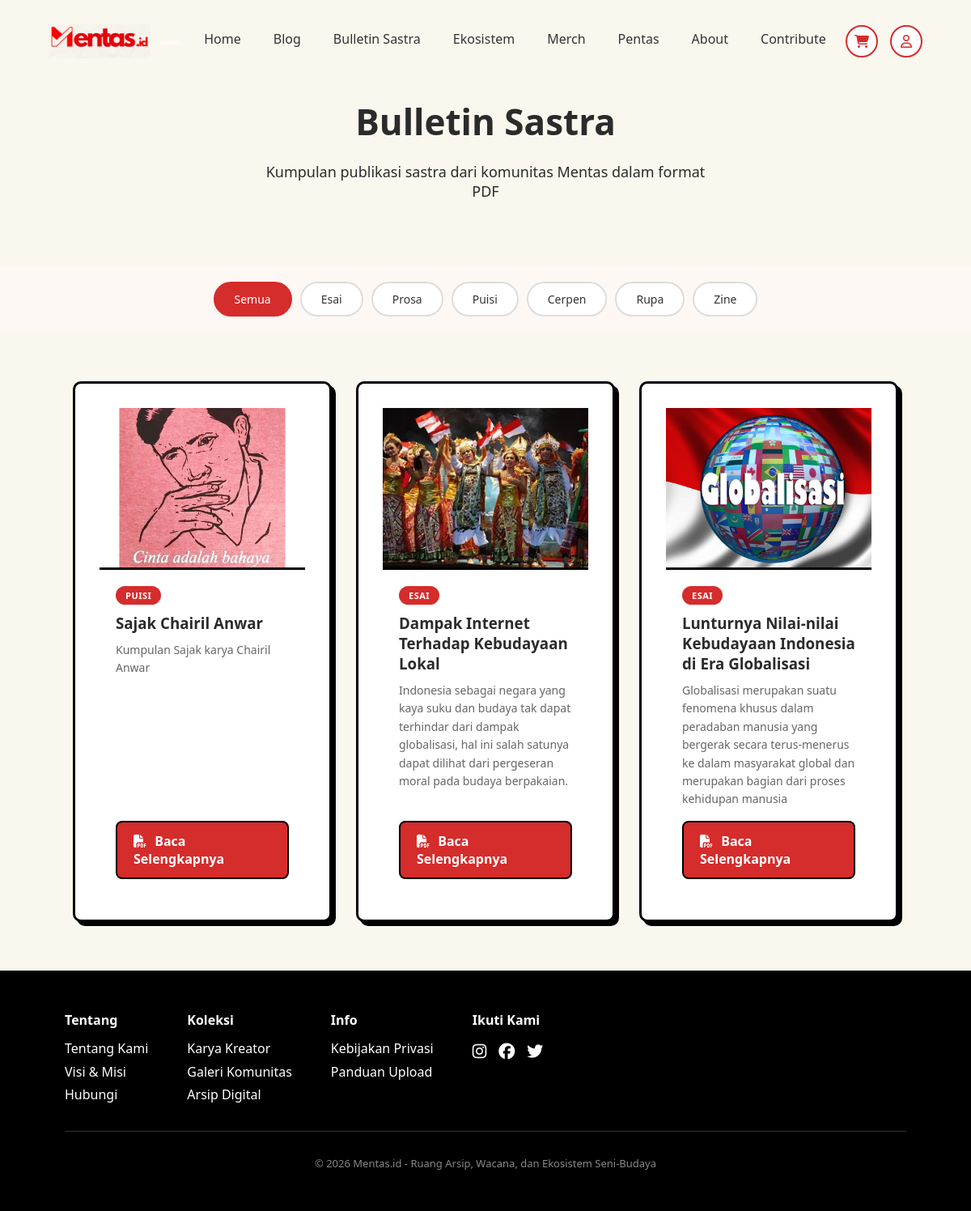
/zine, run on the app's committed database.
### tables this page shows
CREATE TABLE `zines` (
  `id` int NOT NULL,
  `title` varchar(255) NOT NULL,
  `slug` varchar(255) NOT NULL,
  `content` longtext,
  `cover_image` varchar(255) DEFAULT NULL,
  `category` enum('esai','prosa','puisi','cerpen','rupa','zine') NOT NULL DEFAULT 'esai',
  `pdf_file` varchar(255) DEFAULT NULL,
  `excerpt` text,
  `is_active` tinyint(1) DEFAULT '1',
  `created_at` timestamp NULL DEFAULT CURRENT_TIMESTAMP,
  `updated_at` timestamp NULL DEFAULT CURRENT_TIMESTAMP ON UPDATE CURRENT_TIMESTAMP
);

### app/controllers/ZineController.php (called while the page is built, shortened)
<?php
class ZineController extends Controller
{
    private $zineModel;
    public function __construct()
    {
        $this->zineModel = new Zine();
    }
    public function index()
    {
        $category = $_GET['category'] ?? null;
        $categories = Zine::getCategories();
        if ($category && isset($categories[$category])) {
            $zines = $this->zineModel->getByCategory($category);
        } else {
            $zines = $this->zineModel->all();
            $category = null;
        }
        return $this->view('zine/index', [
            'zines' => $zines,
            'categories' => $categories,
            'activeCategory' => $category
        ]);
    }
}

### app/core/Router.php (called while the page is built, shortened)
<?php
class Router
{
    public function dispatch()
    {
        $method = 'index';
        $params = [];
        $controller = new $controllerName;
        call_user_func_array([$controller, $method], $params);
    }
}

### public/index.php (called while the page is built, shortened)
<?php
require_once '../app/config/database.php';
require_once '../app/core/Database.php';
require_once '../app/core/Router.php';
require_once '../app/models/Zine.php';
$router = new Router();
$router->dispatch();

### app/models/Zine.php (called while the page is built, shortened)
<?php
class Zine
{
    private $db;
    public function __construct()
    {
        $this->db = Database::getInstance();
    }
    public static function getCategories()
    {
        return self::CATEGORIES;
    }
    public static function getCategoryLabel($category)
    {
        return self::CATEGORIES[$category] ?? ucfirst($category);
    }
    public function all($activeOnly = true)
    {
        if ($activeOnly) {
            return $this->db->query(
                "SELECT * FROM zines WHERE is_active = 1 ORDER BY created_at DESC"
            );
        }
        return $this->db->query(
            "SELECT * FROM zines ORDER BY created_at DESC"
        );
    }
}

### app/core/Database.php (called while the page is built, shortened)
<?php
class Database
{
    private static $instance = null;
    private $pdo;
    private function __construct()
    {
        try {
            $dsn = "mysql:host=" . DB_HOST . ";dbname=" . DB_NAME . ";charset=" . DB_CHARSET;
            $options = [
                PDO::ATTR_ERRMODE => PDO::ERRMODE_EXCEPTION,
                PDO::ATTR_DEFAULT_FETCH_MODE => PDO::FETCH_ASSOC,
                PDO::ATTR_EMULATE_PREPARES => false,
            ];
            $this->pdo = new PDO($dsn, DB_USER, DB_PASS, $options);
        } catch (PDOException $e) {
            die("Database connection failed: " . $e->getMessage());
        }
    }
    public static function getInstance()
    {
        if (self::$instance === null) {
            self::$instance = new self();
        }
        return self::$instance;
    }
    public function query($sql, $params = [])
    {
        $stmt = $this->pdo->prepare($sql);
        $stmt->execute($params);
        return $stmt->fetchAll();
    }
}

### app/views/zine/index.php (the view, shortened to what this page needs)
<section class="hero zine-hero">
    <div class="hero-content">
        <h1>Bulletin Sastra</h1>
        <p>Kumpulan publikasi sastra dari komunitas Mentas dalam format PDF</p>
    </div>
</section>
<section class="zine-category-tabs">
    <div class="category-tabs-container">
        <a href="<?= BASE_URL ?>/zine" class="category-tab <?= $activeCategory === null ? 'active' : '' ?>">
            Semua
        </a>
        <?php foreach ($categories as $key => $label): ?>
            <a href="<?= BASE_URL ?>/zine?category=<?= $key ?>" class="category-tab <?= $activeCategory === $key ? 'active' : '' ?>">
                <?= $label ?>
            </a>
        <?php endforeach; ?>
    </div>
</section>
<section class="program-section zine-section">
    <?php if (empty($zines)): ?>
        <p class="zine-empty">
            <?php if ($activeCategory): ?>
                Belum ada bulletin untuk kategori <?= Zine::getCategoryLabel($activeCategory) ?>.
            <?php else: ?>
                Belum ada bulletin sastra.
            <?php endif; ?>
        </p>
    <?php else: ?>
        <?php foreach ($zines as $zine): ?>
            <div class="program-card zine-card">
                <?php if (!empty($zine['cover_image'])): ?>
                    <div class="zine-card-cover">
                        <img src="<?= BASE_URL ?>/<?= $zine['cover_image'] ?>" alt="<?= htmlspecialchars($zine['title']) ?>">
                    </div>
                <?php endif; ?>
                <div class="zine-card-content">
                    <span class="zine-card-category"><?= Zine::getCategoryLabel($zine['category'] ?? 'esai') ?></span>
                    <h3><?= htmlspecialchars($zine['title']) ?></h3>
                    <p class="zine-card-excerpt">
                        <?= htmlspecialchars($zine['excerpt'] ?? substr($zine['content'] ?? '', 0, 100)) ?>
                    </p>
                    <?php if (!empty($zine['pdf_file'])): ?>
                        <a
                            href="<?= BASE_URL ?>/<?= $zine['pdf_file'] ?>"
                            target="_blank"
                            class="btn-outline"
                        >
                            <i class="fa-solid fa-file-pdf"></i> Baca Selengkapnya
                        </a>
                    <?php endif; ?>
                </div>
            </div>
        <?php endforeach; ?>
    <?php endif; ?>
</section>

### public/assets/css/mentas.css (style rules this page uses)
* { margin: 0; padding: 0; box-sizing: border-box; font-family: 'Segoe UI', sans-serif; }
html, body { overflow-x: hidden; max-width: 100%; }
html { height: 100%; }
body { background: #faf7ef; color: #2b2b2b; min-height: 100%; display: flex; flex-direction: column; }
.hero { padding: 190px 90px; display: flex; align-items: center; justify-content: center; text-align: center; }
.hero-content h1 { font-size: 44px; font-weight: 800; max-width: 700px; margin: auto; }
.hero-content p { margin: 20px auto; max-width: 550px; font-size: 18px; }
.program-section { display: flex; justify-content: center; gap: 40px; padding: 60px 80px; background: #faf7ef; }
.program-card { background: #ffffff; padding: 30px; width: 300px; border-radius: 10px; border: 3px solid #000; box-shadow: 5px 5px 0 #000; transition: 0.25s ease; }
.program-card h3 { margin-bottom: 15px; }
.btn-outline { display: inline-block; padding: 12px 20px; border: 2px solid #000; text-decoration: none; color: #ffffff; font-weight: 600; border-radius: 8px; background: #d52c2c; }
.program-card .btn-outline { background: #d52c2c; color: #fff; border: 2px solid #000; transition: transform 0.2s ease, box-shadow 0.2s ease, background 0.2s ease; }

### public/assets/css/bulletin.css (style rules this page uses)
.zine-hero { padding: 120px 60px 60px; }
.zine-category-tabs { background: #fdf8f3; padding: 20px 60px; border-bottom: none; }
.category-tabs-container { display: flex; flex-wrap: wrap; gap: 10px; justify-content: center; max-width: 1200px; margin: 0 auto; }
.category-tab { padding: 10px 24px; border-radius: 25px; text-decoration: none; color: #333; background: #fff; border: 2px solid #ddd; font-weight: 500; font-size: 14px; transition: all 0.3s ease; }
.category-tab.active { background: #d52c2c; border-color: #d52c2c; color: #fff; }
.zine-section { flex-wrap: wrap; justify-content: center; gap: 30px; padding: 60px; }
.zine-card { width: 320px; display: flex; flex-direction: column; overflow: hidden; }
.zine-card-cover { width: 100%; height: 200px; overflow: hidden; border-bottom: 3px solid #000; }
.zine-card-cover img { width: 100%; height: 100%; object-fit: cover; transition: transform 0.3s ease; }
.zine-card-content { padding: 20px; flex: 1; display: flex; flex-direction: column; }
.zine-card-category { display: inline-block; background: #d52c2c; color: #fff; padding: 4px 12px; border-radius: 15px; font-size: 11px; font-weight: 600; text-transform: uppercase; letter-spacing: 0.5px; margin-bottom: 10px; width: fit-content; }
.zine-card h3 { margin-bottom: 10px; }
.zine-card-excerpt { font-size: 14px; color: #666; margin-bottom: 15px; flex: 1; line-height: 1.6; }
.zine-card .btn-outline { margin-top: auto; }
.zine-card .btn-outline i { margin-right: 6px; }

### data on the page
zines: cover_image (picture), category "PUISI", title "Sajak Chairil Anwar", excerpt "Kumpulan Sajak karya Chairil Anwar"
zines: cover_image (picture), category "ESAI", title "Dampak Internet Terhadap Kebudayaan Lokal", excerpt "Indonesia sebagai negara yang kaya suku dan budaya tak dapat terhindar dari dampak globalisasi, hal ini salah satunya dapat dilihat dari pergeseran moral pada budaya berpakaian."
zines: cover_image (picture), category "ESAI", title "Lunturnya Nilai-nilai Kebudayaan Indonesia di Era Globalisasi", excerpt "Globalisasi merupakan suatu fenomena khusus dalam peradaban manusia yang bergerak secara terus-menerus ke dalam masyarakat global dan merupakan bagian dari proses kehidupan manusia"

### other printed values
$label "Esai"
$label "Prosa"
$label "Puisi"
$label "Cerpen"
$label "Rupa"
$label "Zine"
